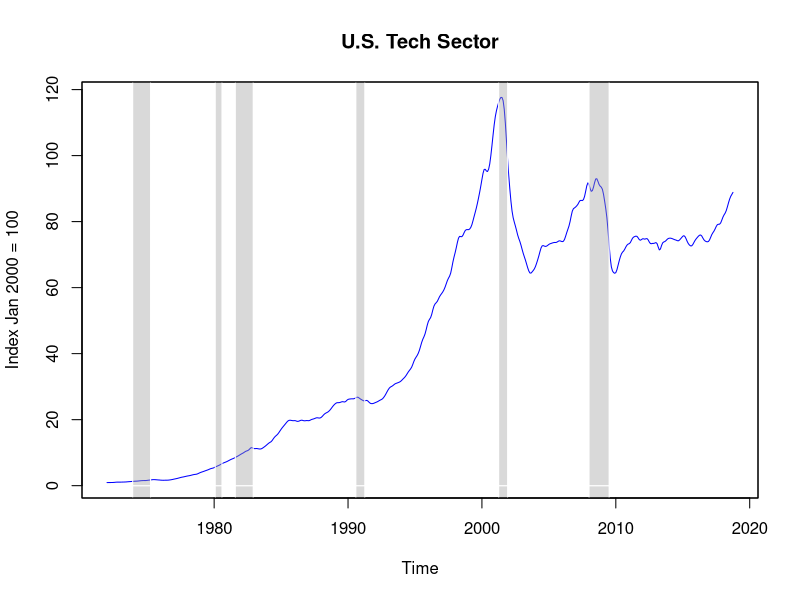

The R script that drew this image: (Note: this script raises an error after producing the figure.)
## ---- chunk 1
knitr::opts_chunk$set(echo = FALSE)
#This is attaching files for the tech sector

DataProject <- read.csv("FinalDatafornow.csv", header = TRUE)
attach(DataProject)
View(DataProject)
TechEffect <- lm(SFTECH ~ Unemp + CapUtil + Dis.IncPerCap + PPI
                 + RecessionIndic, data = DataProject)

SFTECH.ts <- ts(SFTECH, start = c(1972,1), frequency = 12)

## ---- chunk 2
plot(SFTECH.ts, col = "blue", ylab = "Index Jan 2000 = 100", main = "U.S. Tech Sector")
rect(1973+11/12,0, 1975+3/12, c(-30,250), col=rgb(160,160,160, maxColorValue=255, alpha=100),
     border=F)
rect(1980+1/12,0, 1980+7/12, c(-30,250), col=rgb(160,160,160, maxColorValue=255, alpha=100),
     border=F)
rect(1981+7/12,0, 1982+11/12, c(-30,250), col=rgb(160,160,160, maxColorValue=255, alpha=100),
     border=F)
rect(1990+7/12,0, 1991+3/12, c(-30,250), col=rgb(160,160,160, maxColorValue=255, alpha=100),
     border=F)
rect(2001+3/12,0, 2001+11/12, c(-30,250), col=rgb(160,160,160, maxColorValue=255, alpha=100),
     border=F)
rect(2007+12/12,0, 2009+6/12, c(-30,250), col=rgb(160,160,160, maxColorValue=255, alpha=100),
     border=F)
box()
## ---- chunk 3
vif(TechEffect)
## ---- chunk 4
summary(TechEffect)
